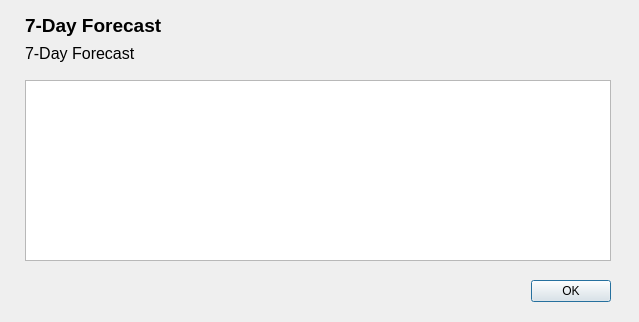
<?xml version="1.0" encoding="UTF-8"?>
<ui version="4.0">
 <class>dialog_7_day_forecast</class>
 <widget class="QDialog" name="dialog_7_day_forecast">
  <property name="windowModality">
   <enum>Qt::NonModal</enum>
  </property>
  <property name="geometry">
   <rect>
    <x>0</x>
    <y>0</y>
    <width>639</width>
    <height>322</height>
   </rect>
  </property>
  <property name="windowTitle">
   <string>12 Hour Forecast</string>
  </property>
  <property name="modal">
   <bool>true</bool>
  </property>
  <widget class="QDialogButtonBox" name="buttonBox">
   <property name="geometry">
    <rect>
     <x>270</x>
     <y>275</y>
     <width>341</width>
     <height>32</height>
    </rect>
   </property>
   <property name="orientation">
    <enum>Qt::Horizontal</enum>
   </property>
   <property name="standardButtons">
    <set>QDialogButtonBox::Ok</set>
   </property>
  </widget>
  <widget class="QListWidget" name="listWidget">
   <property name="geometry">
    <rect>
     <x>25</x>
     <y>80</y>
     <width>586</width>
     <height>181</height>
    </rect>
   </property>
   <property name="font">
    <font>
     <pointsize>9</pointsize>
    </font>
   </property>
  </widget>
  <widget class="QLabel" name="label">
   <property name="geometry">
    <rect>
     <x>25</x>
     <y>15</y>
     <width>346</width>
     <height>21</height>
    </rect>
   </property>
   <property name="font">
    <font>
     <pointsize>14</pointsize>
     <bold>true</bold>
    </font>
   </property>
   <property name="text">
    <string notr="true">7-Day Forecast</string>
   </property>
  </widget>
  <widget class="QLabel" name="lbl_location">
   <property name="geometry">
    <rect>
     <x>25</x>
     <y>40</y>
     <width>581</width>
     <height>26</height>
    </rect>
   </property>
   <property name="font">
    <font>
     <pointsize>12</pointsize>
     <bold>false</bold>
    </font>
   </property>
   <property name="text">
    <string notr="true">7-Day Forecast</string>
   </property>
  </widget>
 </widget>
 <resources/>
 <connections>
  <connection>
   <sender>buttonBox</sender>
   <signal>accepted()</signal>
   <receiver>dialog_7_day_forecast</receiver>
   <slot>accept()</slot>
   <hints>
    <hint type="sourcelabel">
     <x>248</x>
     <y>254</y>
    </hint>
    <hint type="destinationlabel">
     <x>157</x>
     <y>274</y>
    </hint>
   </hints>
  </connection>
  <connection>
   <sender>buttonBox</sender>
   <signal>rejected()</signal>
   <receiver>dialog_7_day_forecast</receiver>
   <slot>reject()</slot>
   <hints>
    <hint type="sourcelabel">
     <x>316</x>
     <y>260</y>
    </hint>
    <hint type="destinationlabel">
     <x>286</x>
     <y>274</y>
    </hint>
   </hints>
  </connection>
 </connections>
</ui>
